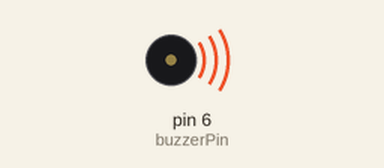
This sketch was run on a simulated Arduino Uno, built with avr-gcc and run on an emulated ATmega328P. On the bench: buzzer (waves = sounding).

Above: at 0.2 s.
Timing chart, 0 to 3.0 s (numbered marks = the images above):
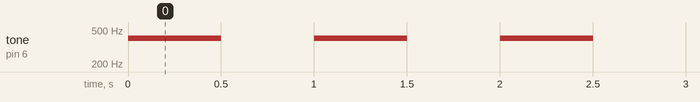

The sketch:

sketch.ino
```cpp
const int buzzerPin=6;


void setup() {
  pinMode(buzzerPin,OUTPUT);

}

void loop() {
  tone(buzzerPin,400);//31-65.000 hertz
  delay(500);
  noTone(buzzerPin);
  delay(500);

}
```

Measured:
- by itself, tone on pin 6 (buzzerPin): alternates 400 Hz for 0.50 s and silent for 0.50 s
